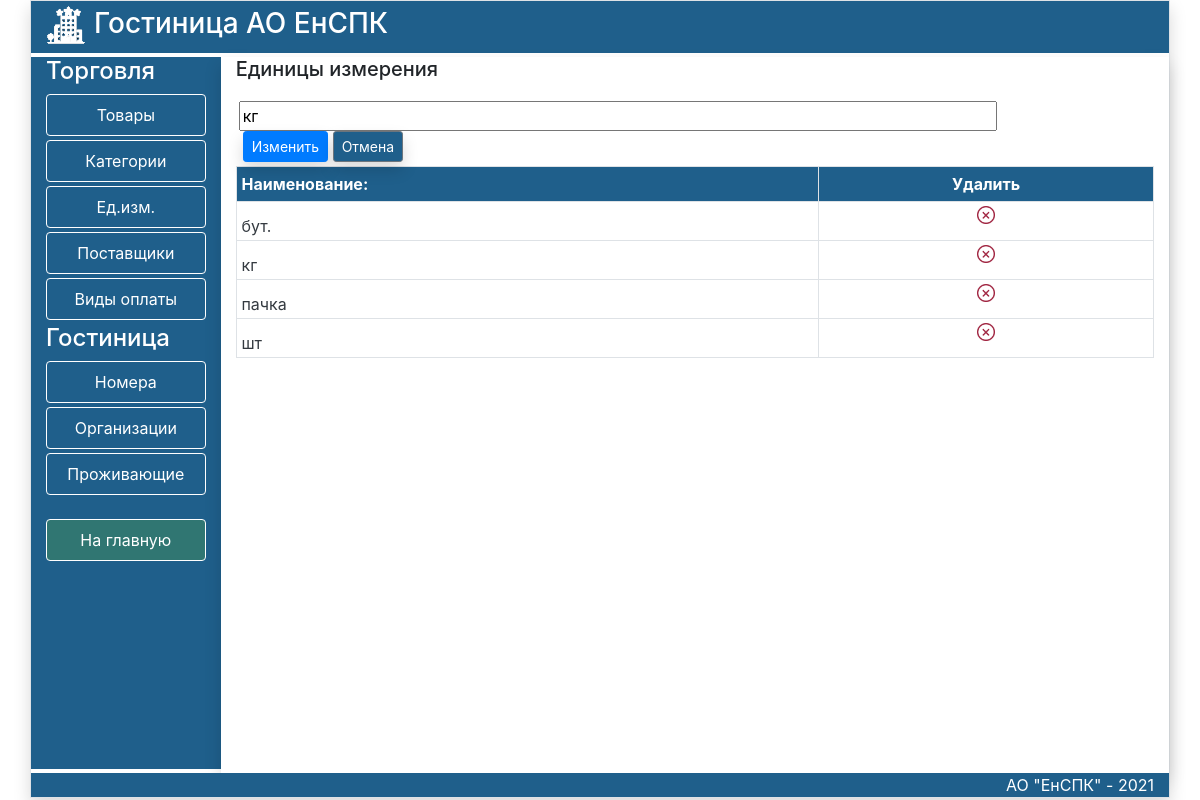
/Update/Unit/1, run on the app's committed database.
### trade/models.py (models this page shows, shortened)
class Unit(models.Model):
    title = models.CharField(max_length=100,verbose_name='Наименование')
    class Meta:
        verbose_name='Единица измерения'
        verbose_name_plural='Единицы измерения'
        ordering=['title',]

### trade/views.py (the view)
# urls.py: path('Update/<TableName>/<str:pk>',Update,name='Update'),
def Update(request, TableName, pk):
    if TableName == 'Unit':
        title = 'Единицы измерения'
    if TableName == 'Saler':
        title = 'Поставщики'
    if TableName == 'Pay':
        title = 'Виды оплаты'
    if TableName == 'Customer':
        title = 'Организации'
    unit = eval(TableName).objects.get(pk=pk)
    data = eval(TableName).objects.all()
    FormName = eval(TableName + 'Form')
    if request.method == 'POST':
        form = FormName(request.POST, instance=unit)
        if form.is_valid():
            try:
                unit.save()
                form = FormName()
                return redirect('Create', TableName)
            except:
                form.add_error(None, 'Ошибка обновления ')
    else:
        form = FormName(instance=unit)
    return render(request, 'trade/Update.html', {'title': title, 'form': form, 'data': data, 'tableName': TableName})

### trade/forms.py
class UnitForm(forms.ModelForm):
   class Meta:
      model = Unit
      fields = ['title']
      widgets = {
      'title': forms.TextInput(attrs={'class':'form-input','style':'width:758px'}),
      }

### trade/templates/trade/Update.html (shortened to what this page needs)
{% extends 'trade/listpage.html' %}
{% load static %}
{% block DataArea %}
<h5 class="mb-3">{{title}}</h5>
<div >
    <form action="" method="post">
        <div class="form-row pb-1 pl-2 pt-1">
            {{form.title}}
            <div class="text-end ml-1 ">
                <button type="submit" class="btn btn-primary btn-sm shadow ">Изменить</button>
                <a href="{% url 'Create' tableName %}" class="btn btn-secondary btn-sm shadow btnblack ">Отмена </a>
            </div>
    </form>
</div></div>
<div class="scrolltable"  >
<table class="table table-sm table-bordered table-hover  ">
    <tr class="secondary">
        <th class="btnblack">Наименование:</th>
        <th class="text-center btnblack ">Удалить</th>
    </tr>
    {% for item in data %}
    <tr>
        <td class="pt-2 pb-0"><a href="{% url 'Update' tableName item.pk %}" class="text-dark lead"><small>{{item.title}}</small></a>
        </td>
        <td class="text-center pt-0 pb-2"><a href="{% url 'Delete' tableName item.pk %}"><img
                src="{% static 'trade/images/delete2.png' %}" height="18"></a></td>
    </tr>
    {% endfor %}
</table>
</div>
{% endblock DataArea %}

### trade/static/trade/css/my.css (style rules this page uses)
.btnblack { background-color:RGB(31,95,139); color: white; }
.scrolltable { display:block; overflow-y: auto; height:75vh; }

### data on the page
Unit: title "кг"
Unit: title "бут."
Unit: title "пачка"
Unit: title "шт"

### other printed values
{{ title }} "Единицы измерения"
